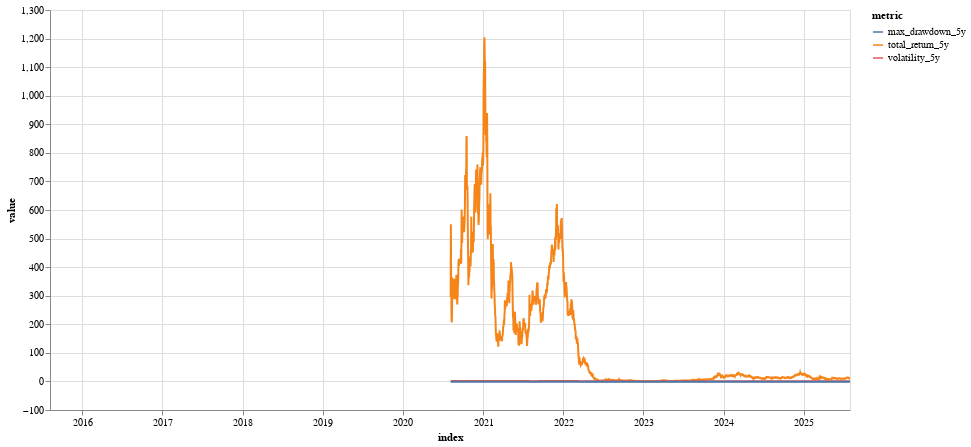

Here is the notebook cell this chart was saved with:
### Code cell
# plot metrics over time to visualize quick
df_plot = eth_returns.melt(
    ignore_index=False,
    value_vars=['total_return_5y', 'volatility_5y', 'max_drawdown_5y'],
    var_name='metric',
    value_name='value'
).reset_index()

chart = alt.Chart(df_plot).mark_line().encode(
    x='index:T',
    y='value:Q',       # <== Fix here
    color='metric:N'
).properties(
    width=800,
    height=400
)

chart.show()

### Figure 1 — Vega-Lite specification as saved in the notebook (floating-point values rounded to 4 significant figures; data arrays with more than 128 entries replaced by an {"elided": "..."} marker saying what was removed)
{"$schema": "https://vega.github.io/schema/vega-lite/v5.20.1.json", "config": {"view": {"continuousHeight": 300, "continuousWidth": 300}}, "data": {"name": "data-0dbc1bb1771e68a10545eea93bd20d4e"}, "datasets": {"data-0dbc1bb1771e68a10545eea93bd20d4e": {"elided": "10932 records"}}, "encoding": {"color": {"field": "metric", "type": "nominal"}, "x": {"field": "index", "type": "temporal"}, "y": {"field": "value", "type": "quantitative"}}, "height": 400, "mark": {"type": "line"}, "width": 800}
